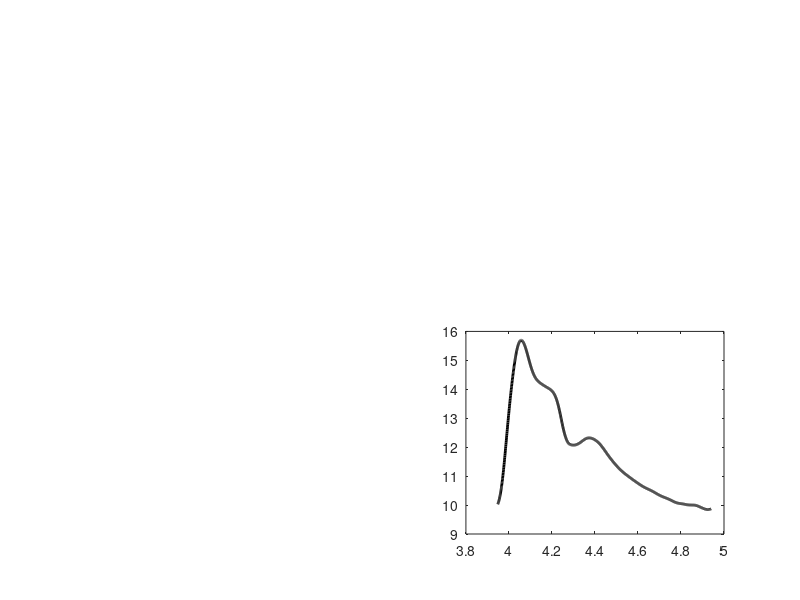

MATLAB code to generate this figure:
A24=[0	10.027308	;
0.000776	10.040823	;
0.001552	10.055536	;
0.002327	10.071452	;
0.003103	10.088573	;
0.003879	10.106905	;
0.004655	10.126452	;
0.00543	10.147218	;
0.006206	10.169206	;
0.006982	10.192422	;
0.007758	10.216869	;
0.008533	10.242552	;
0.009309	10.269474	;
0.010085	10.297641	;
0.010861	10.327055	;
0.011636	10.357721	;
0.012412	10.389644	;
0.013188	10.422828	;
0.013964	10.457276	;
0.014739	10.492993	;
0.015515	10.529983	;
0.016291	10.56825	;
0.017067	10.607789	;
0.017842	10.648597	;
0.018618	10.690668	;
0.019394	10.733997	;
0.02017	10.778578	;
0.020945	10.824407	;
0.021721	10.871478	;
0.022497	10.919786	;
0.023273	10.969326	;
0.024048	11.020089	;
0.024824	11.072042	;
0.0256	11.125137	;
0.026376	11.17933	;
0.027151	11.234574	;
0.027927	11.290823	;
0.028703	11.34803	;
0.029479	11.406151	;
0.030254	11.465138	;
0.03103	11.524946	;
0.031806	11.585527	;
0.032582	11.646817	;
0.033357	11.708744	;
0.034133	11.771234	;
0.034909	11.834214	;
0.035685	11.897612	;
0.03646	11.961354	;
0.037236	12.025368	;
0.038012	12.089581	;
0.038788	12.15392	;
0.039563	12.218312	;
0.040339	12.282702	;
0.041115	12.347043	;
0.041891	12.411289	;
0.042666	12.475395	;
0.043442	12.539314	;
0.044218	12.603001	;
0.044994	12.666409	;
0.045769	12.729492	;
0.046545	12.792205	;
0.047321	12.854503	;
0.048097	12.916362	;
0.048872	12.977776	;
0.049648	13.03874	;
0.050424	13.099249	;
0.0512	13.159296	;
0.051975	13.218875	;
0.052751	13.277983	;
0.053527	13.336612	;
0.054303	13.394758	;
0.055078	13.452414	;
0.055854	13.509573	;
0.05663	13.566225	;
0.057406	13.622359	;
0.058181	13.677966	;
0.058957	13.733036	;
0.059733	13.787558	;
0.060509	13.841523	;
0.061284	13.89492	;
0.06206	13.947739	;
0.062836	13.99997	;
0.063612	14.051608	;
0.064387	14.10265	;
0.065163	14.153097	;
0.065939	14.202946	;
0.066715	14.252196	;
0.06749	14.300847	;
0.068266	14.348898	;
0.069042	14.396347	;
0.069818	14.443193	;
0.070593	14.489435	;
0.071369	14.535063	;
0.072145	14.580052	;
0.072921	14.624378	;
0.073696	14.668017	;
0.074472	14.710943	;
0.075248	14.753132	;
0.076024	14.794559	;
0.0768	14.835199	;
0.077575	14.875028	;
0.078351	14.914021	;
0.079127	14.95216	;
0.079903	14.989438	;
0.080678	15.025849	;
0.081454	15.061387	;
0.08223	15.096048	;
0.083006	15.129824	;
0.083781	15.162711	;
0.084557	15.194702	;
0.085333	15.225791	;
0.086109	15.255974	;
0.086884	15.285241	;
0.08766	15.313578	;
0.088436	15.340971	;
0.089212	15.367404	;
0.089987	15.392863	;
0.090763	15.417332	;
0.091539	15.440797	;
0.092315	15.463243	;
0.09309	15.484655	;
0.093866	15.505018	;
0.094642	15.524323	;
0.095418	15.542574	;
0.096193	15.559777	;
0.096969	15.57594	;
0.097745	15.591069	;
0.098521	15.60517	;
0.099296	15.618249	;
0.100072	15.630315	;
0.100848	15.641372	;
0.101624	15.651429	;
0.102399	15.660489	;
0.103175	15.668554	;
0.103951	15.675625	;
0.104727	15.681701	;
0.105502	15.686783	;
0.106278	15.690872	;
0.107054	15.693967	;
0.10783	15.69607	;
0.108605	15.697179	;
0.109381	15.697297	;
0.110157	15.696427	;
0.110933	15.694593	;
0.111708	15.691822	;
0.112484	15.688142	;
0.11326	15.683579	;
0.114036	15.678162	;
0.114811	15.671917	;
0.115587	15.664871	;
0.116363	15.657054	;
0.117139	15.64849	;
0.117914	15.639207	;
0.11869	15.629227	;
0.119466	15.618567	;
0.120242	15.607249	;
0.121017	15.59529	;
0.121793	15.582712	;
0.122569	15.569533	;
0.123345	15.555773	;
0.12412	15.541452	;
0.124896	15.526589	;
0.125672	15.511203	;
0.126448	15.495315	;
0.127223	15.478943	;
0.127999	15.462109	;
0.128775	15.444832	;
0.129551	15.427132	;
0.130326	15.409029	;
0.131102	15.390542	;
0.131878	15.371692	;
0.132654	15.352498	;
0.133429	15.332981	;
0.134205	15.313165	;
0.134981	15.293077	;
0.135757	15.272743	;
0.136532	15.252189	;
0.137308	15.231442	;
0.138084	15.210527	;
0.13886	15.189472	;
0.139635	15.168302	;
0.140411	15.147043	;
0.141187	15.125723	;
0.141963	15.104364	;
0.142738	15.082992	;
0.143514	15.06163	;
0.14429	15.040302	;
0.145066	15.019031	;
0.145841	14.997842	;
0.146617	14.976758	;
0.147393	14.955803	;
0.148169	14.935	;
0.148944	14.914374	;
0.14972	14.893943	;
0.150496	14.873722	;
0.151272	14.853727	;
0.152047	14.833975	;
0.152823	14.814479	;
0.153599	14.795257	;
0.154375	14.776323	;
0.155151	14.757694	;
0.155926	14.739385	;
0.156702	14.72141	;
0.157478	14.703777	;
0.158254	14.686486	;
0.159029	14.669537	;
0.159805	14.65293	;
0.160581	14.636663	;
0.161357	14.620739	;
0.162132	14.605155	;
0.162908	14.589913	;
0.163684	14.575011	;
0.16446	14.560451	;
0.165235	14.546234	;
0.166011	14.532365	;
0.166787	14.518847	;
0.167563	14.505686	;
0.168338	14.492885	;
0.169114	14.48045	;
0.16989	14.468384	;
0.170666	14.456691	;
0.171441	14.445377	;
0.172217	14.434445	;
0.172993	14.423892	;
0.173769	14.413704	;
0.174544	14.403868	;
0.17532	14.39437	;
0.176096	14.385198	;
0.176872	14.376337	;
0.177647	14.367773	;
0.178423	14.359495	;
0.179199	14.351487	;
0.179975	14.343737	;
0.18075	14.336232	;
0.181526	14.328964	;
0.182302	14.321922	;
0.183078	14.315099	;
0.183853	14.308485	;
0.184629	14.302071	;
0.185405	14.295848	;
0.186181	14.289806	;
0.186956	14.283937	;
0.187732	14.278231	;
0.188508	14.27268	;
0.189284	14.267275	;
0.190059	14.262006	;
0.190835	14.256866	;
0.191611	14.251846	;
0.192387	14.246935	;
0.193162	14.242127	;
0.193938	14.237412	;
0.194714	14.232781	;
0.19549	14.228225	;
0.196265	14.223738	;
0.197041	14.219316	;
0.197817	14.214957	;
0.198593	14.210657	;
0.199368	14.206415	;
0.200144	14.202227	;
0.20092	14.198091	;
0.201696	14.194004	;
0.202471	14.189963	;
0.203247	14.185965	;
0.204023	14.182009	;
0.204799	14.178089	;
0.205574	14.174202	;
0.20635	14.170345	;
0.207126	14.166512	;
0.207902	14.162702	;
0.208677	14.158909	;
0.209453	14.155129	;
0.210229	14.15136	;
0.211005	14.147596	;
0.21178	14.143836	;
0.212556	14.140082	;
0.213332	14.136335	;
0.214108	14.132598	;
0.214883	14.128874	;
0.215659	14.125165	;
0.216435	14.121474	;
0.217211	14.117803	;
0.217986	14.114155	;
0.218762	14.110531	;
0.219538	14.106935	;
0.220314	14.103369	;
0.221089	14.099833	;
0.221865	14.096331	;
0.222641	14.092863	;
0.223417	14.089432	;
0.224192	14.086039	;
0.224968	14.082686	;
0.225744	14.079375	;
0.22652	14.076107	;
0.227295	14.072883	;
0.228071	14.069691	;
0.228847	14.066518	;
0.229623	14.06335	;
0.230399	14.060174	;
0.231174	14.056977	;
0.23195	14.053745	;
0.232726	14.050464	;
0.233502	14.047121	;
0.234277	14.043702	;
0.235053	14.040196	;
0.235829	14.036604	;
0.236605	14.032932	;
0.23738	14.029183	;
0.238156	14.025365	;
0.238932	14.021482	;
0.239708	14.01754	;
0.240483	14.013543	;
0.241259	14.009497	;
0.242035	14.005407	;
0.242811	14.001277	;
0.243586	13.997096	;
0.244362	13.99285	;
0.245138	13.988523	;
0.245914	13.9841	;
0.246689	13.979565	;
0.247465	13.974902	;
0.248241	13.970097	;
0.249017	13.965133	;
0.249792	13.959996	;
0.250568	13.954669	;
0.251344	13.94914	;
0.25212	13.943392	;
0.252895	13.937414	;
0.253671	13.93119	;
0.254447	13.924706	;
0.255223	13.917949	;
0.255998	13.910904	;
0.256774	13.903559	;
0.25755	13.895897	;
0.258326	13.887906	;
0.259101	13.879571	;
0.259877	13.870878	;
0.260653	13.861811	;
0.261429	13.852356	;
0.262204	13.842498	;
0.26298	13.832223	;
0.263756	13.821515	;
0.264532	13.810361	;
0.265307	13.798745	;
0.266083	13.786653	;
0.266859	13.774076	;
0.267635	13.761008	;
0.26841	13.747443	;
0.269186	13.733377	;
0.269962	13.718803	;
0.270738	13.703716	;
0.271513	13.68811	;
0.272289	13.671981	;
0.273065	13.655322	;
0.273841	13.638129	;
0.274616	13.620398	;
0.275392	13.602132	;
0.276168	13.583332	;
0.276944	13.564	;
0.277719	13.544137	;
0.278495	13.523744	;
0.279271	13.502824	;
0.280047	13.481377	;
0.280822	13.459405	;
0.281598	13.43691	;
0.282374	13.413899	;
0.28315	13.390388	;
0.283925	13.366392	;
0.284701	13.341926	;
0.285477	13.317005	;
0.286253	13.291644	;
0.287028	13.265858	;
0.287804	13.239663	;
0.28858	13.213074	;
0.289356	13.186106	;
0.290131	13.158788	;
0.290907	13.131166	;
0.291683	13.103288	;
0.292459	13.075201	;
0.293234	13.046952	;
0.29401	13.01859	;
0.294786	12.99016	;
0.295562	12.961712	;
0.296337	12.933291	;
0.297113	12.904947	;
0.297889	12.876724	;
0.298665	12.848664	;
0.29944	12.820809	;
0.300216	12.793201	;
0.300992	12.765882	;
0.301768	12.738894	;
0.302543	12.712278	;
0.303319	12.686076	;
0.304095	12.66033	;
0.304871	12.635081	;
0.305647	12.61036	;
0.306422	12.586173	;
0.307198	12.562526	;
0.307974	12.539423	;
0.30875	12.516869	;
0.309525	12.494869	;
0.310301	12.473427	;
0.311077	12.452549	;
0.311853	12.432238	;
0.312628	12.412501	;
0.313404	12.39334	;
0.31418	12.374758	;
0.314956	12.356757	;
0.315731	12.339339	;
0.316507	12.322506	;
0.317283	12.306258	;
0.318059	12.290599	;
0.318834	12.27553	;
0.31961	12.261053	;
0.320386	12.247169	;
0.321162	12.233881	;
0.321937	12.221193	;
0.322713	12.209107	;
0.323489	12.197628	;
0.324265	12.186759	;
0.32504	12.176504	;
0.325816	12.166867	;
0.326592	12.15785	;
0.327368	12.149458	;
0.328143	12.141695	;
0.328919	12.134557	;
0.329695	12.128017	;
0.330471	12.122044	;
0.331246	12.116606	;
0.332022	12.11167	;
0.332798	12.107205	;
0.333574	12.103177	;
0.334349	12.099557	;
0.335125	12.096311	;
0.335901	12.093407	;
0.336677	12.090813	;
0.337452	12.088502	;
0.338228	12.086444	;
0.339004	12.084611	;
0.33978	12.082975	;
0.340555	12.081507	;
0.341331	12.08018	;
0.342107	12.078965	;
0.342883	12.077834	;
0.343658	12.076758	;
0.344434	12.075714	;
0.34521	12.074705	;
0.345986	12.073744	;
0.346761	12.072842	;
0.347537	12.072011	;
0.348313	12.071263	;
0.349089	12.07061	;
0.349864	12.070064	;
0.35064	12.069637	;
0.351416	12.069341	;
0.352192	12.069186	;
0.352967	12.069172	;
0.353743	12.069297	;
0.354519	12.069555	;
0.355295	12.069944	;
0.35607	12.070458	;
0.356846	12.071095	;
0.357622	12.071851	;
0.358398	12.072721	;
0.359173	12.073703	;
0.359949	12.074791	;
0.360725	12.075989	;
0.361501	12.077298	;
0.362276	12.078723	;
0.363052	12.080268	;
0.363828	12.081935	;
0.364604	12.083728	;
0.365379	12.08565	;
0.366155	12.087706	;
0.366931	12.089898	;
0.367707	12.092229	;
0.368482	12.094695	;
0.369258	12.097284	;
0.370034	12.099987	;
0.37081	12.102795	;
0.371585	12.105696	;
0.372361	12.108681	;
0.373137	12.11174	;
0.373913	12.114863	;
0.374688	12.118039	;
0.375464	12.12126	;
0.37624	12.124524	;
0.377016	12.127837	;
0.377791	12.131204	;
0.378567	12.13463	;
0.379343	12.138122	;
0.380119	12.141683	;
0.380894	12.145319	;
0.38167	12.149037	;
0.382446	12.152841	;
0.383222	12.156736	;
0.383998	12.16072	;
0.384773	12.164786	;
0.385549	12.168928	;
0.386325	12.173136	;
0.387101	12.177405	;
0.387876	12.181726	;
0.388652	12.186091	;
0.389428	12.190495	;
0.390204	12.194928	;
0.390979	12.199384	;
0.391755	12.203855	;
0.392531	12.208335	;
0.393307	12.212817	;
0.394082	12.217293	;
0.394858	12.221758	;
0.395634	12.226204	;
0.39641	12.230625	;
0.397185	12.235013	;
0.397961	12.239362	;
0.398737	12.243664	;
0.399513	12.247913	;
0.400288	12.2521	;
0.401064	12.256217	;
0.40184	12.260255	;
0.402616	12.264207	;
0.403391	12.268065	;
0.404167	12.271819	;
0.404943	12.275462	;
0.405719	12.278985	;
0.406494	12.282382	;
0.40727	12.285645	;
0.408046	12.288777	;
0.408822	12.291777	;
0.409597	12.294646	;
0.410373	12.297384	;
0.411149	12.299992	;
0.411925	12.302471	;
0.4127	12.304821	;
0.413476	12.307043	;
0.414252	12.309137	;
0.415028	12.311101	;
0.415803	12.312931	;
0.416579	12.31462	;
0.417355	12.316162	;
0.418131	12.317553	;
0.418906	12.318786	;
0.419682	12.319855	;
0.420458	12.320755	;
0.421234	12.32148	;
0.422009	12.322025	;
0.422785	12.322387	;
0.423561	12.322578	;
0.424337	12.322607	;
0.425112	12.322484	;
0.425888	12.322221	;
0.426664	12.321828	;
0.42744	12.321316	;
0.428215	12.320694	;
0.428991	12.319975	;
0.429767	12.319168	;
0.430543	12.31828	;
0.431318	12.317307	;
0.432094	12.316245	;
0.43287	12.315088	;
0.433646	12.31383	;
0.434421	12.312467	;
0.435197	12.310992	;
0.435973	12.309401	;
0.436749	12.307689	;
0.437524	12.305849	;
0.4383	12.30388	;
0.439076	12.301786	;
0.439852	12.299574	;
0.440627	12.29725	;
0.441403	12.294822	;
0.442179	12.292296	;
0.442955	12.289678	;
0.44373	12.286977	;
0.444506	12.284197	;
0.445282	12.281347	;
0.446058	12.27843	;
0.446833	12.275443	;
0.447609	12.272381	;
0.448385	12.269236	;
0.449161	12.266003	;
0.449936	12.262677	;
0.450712	12.259251	;
0.451488	12.255719	;
0.452264	12.252076	;
0.453039	12.248315	;
0.453815	12.244432	;
0.454591	12.240434	;
0.455367	12.236329	;
0.456142	12.232127	;
0.456918	12.227837	;
0.457694	12.223468	;
0.45847	12.219029	;
0.459246	12.21453	;
0.460021	12.20998	;
0.460797	12.205387	;
0.461573	12.20076	;
0.462349	12.196092	;
0.463124	12.191371	;
0.4639	12.186588	;
0.464676	12.181729	;
0.465452	12.176785	;
0.466227	12.171743	;
0.467003	12.166592	;
0.467779	12.161322	;
0.468555	12.15592	;
0.46933	12.150377	;
0.470106	12.144693	;
0.470882	12.138871	;
0.471658	12.132918	;
0.472433	12.126836	;
0.473209	12.120632	;
0.473985	12.114309	;
0.474761	12.107873	;
0.475536	12.101327	;
0.476312	12.094677	;
0.477088	12.087928	;
0.477864	12.081083	;
0.478639	12.074148	;
0.479415	12.067126	;
0.480191	12.060023	;
0.480967	12.052842	;
0.481742	12.045588	;
0.482518	12.038266	;
0.483294	12.030879	;
0.48407	12.023433	;
0.484845	12.015932	;
0.485621	12.008377	;
0.486397	12.000771	;
0.487173	11.993114	;
0.487948	11.985407	;
0.488724	11.977652	;
0.4895	11.969849	;
0.490276	11.962001	;
0.491051	11.954106	;
0.491827	11.946168	;
0.492603	11.938187	;
0.493379	11.930165	;
0.494154	11.922106	;
0.49493	11.914011	;
0.495706	11.905885	;
0.496482	11.897729	;
0.497257	11.889547	;
0.498033	11.881342	;
0.498809	11.873116	;
0.499585	11.864873	;
0.50036	11.856615	;
0.501136	11.848345	;
0.501912	11.840067	;
0.502688	11.831782	;
0.503463	11.823494	;
0.504239	11.815207	;
0.505015	11.806922	;
0.505791	11.798644	;
0.506566	11.790375	;
0.507342	11.782118	;
0.508118	11.773877	;
0.508894	11.765654	;
0.509669	11.757455	;
0.510445	11.749284	;
0.511221	11.741146	;
0.511997	11.733045	;
0.512772	11.724987	;
0.513548	11.716975	;
0.514324	11.709015	;
0.5151	11.701111	;
0.515875	11.693267	;
0.516651	11.685485	;
0.517427	11.677758	;
0.518203	11.670082	;
0.518978	11.662449	;
0.519754	11.654855	;
0.52053	11.647293	;
0.521306	11.639757	;
0.522081	11.632241	;
0.522857	11.62474	;
0.523633	11.617248	;
0.524409	11.609761	;
0.525184	11.602283	;
0.52596	11.594817	;
0.526736	11.587366	;
0.527512	11.579933	;
0.528287	11.572521	;
0.529063	11.565135	;
0.529839	11.557776	;
0.530615	11.55045	;
0.53139	11.543158	;
0.532166	11.535903	;
0.532942	11.528687	;
0.533718	11.521509	;
0.534494	11.514371	;
0.535269	11.507272	;
0.536045	11.500213	;
0.536821	11.493196	;
0.537597	11.486219	;
0.538372	11.479285	;
0.539148	11.472392	;
0.539924	11.465542	;
0.5407	11.458728	;
0.541475	11.451945	;
0.542251	11.445189	;
0.543027	11.438452	;
0.543803	11.431731	;
0.544578	11.425019	;
0.545354	11.418312	;
0.54613	11.411603	;
0.546906	11.404887	;
0.547681	11.398162	;
0.548457	11.39143	;
0.549233	11.384698	;
0.550009	11.377971	;
0.550784	11.371255	;
0.55156	11.364555	;
0.552336	11.357877	;
0.553112	11.351226	;
0.553887	11.344608	;
0.554663	11.338028	;
0.555439	11.331492	;
0.556215	11.325003	;
0.55699	11.318563	;
0.557766	11.312176	;
0.558542	11.305844	;
0.559318	11.299571	;
0.560093	11.293358	;
0.560869	11.287209	;
0.561645	11.281127	;
0.562421	11.275114	;
0.563196	11.269172	;
0.563972	11.263298	;
0.564748	11.257487	;
0.565524	11.251733	;
0.566299	11.246032	;
0.567075	11.240378	;
0.567851	11.234767	;
0.568627	11.229194	;
0.569402	11.223652	;
0.570178	11.218138	;
0.570954	11.212648	;
0.57173	11.207183	;
0.572505	11.20175	;
0.573281	11.196355	;
0.574057	11.191002	;
0.574833	11.185699	;
0.575608	11.18045	;
0.576384	11.175261	;
0.57716	11.170138	;
0.577936	11.165087	;
0.578711	11.160112	;
0.579487	11.155207	;
0.580263	11.150364	;
0.581039	11.145572	;
0.581814	11.140822	;
0.58259	11.136103	;
0.583366	11.131406	;
0.584142	11.126721	;
0.584917	11.122038	;
0.585693	11.117348	;
0.586469	11.112641	;
0.587245	11.107919	;
0.58802	11.103186	;
0.588796	11.098451	;
0.589572	11.093718	;
0.590348	11.088994	;
0.591123	11.084285	;
0.591899	11.079598	;
0.592675	11.074938	;
0.593451	11.070312	;
0.594226	11.065725	;
0.595002	11.061179	;
0.595778	11.056668	;
0.596554	11.052192	;
0.597329	11.047745	;
0.598105	11.043326	;
0.598881	11.03893	;
0.599657	11.034555	;
0.600432	11.030197	;
0.601208	11.025854	;
0.601984	11.021521	;
0.60276	11.017197	;
0.603535	11.012882	;
0.604311	11.008573	;
0.605087	11.00427	;
0.605863	10.999971	;
0.606638	10.995676	;
0.607414	10.991383	;
0.60819	10.987091	;
0.608966	10.982799	;
0.609741	10.978506	;
0.610517	10.974211	;
0.611293	10.969914	;
0.612069	10.965616	;
0.612845	10.961315	;
0.61362	10.957012	;
0.614396	10.952707	;
0.615172	10.9484	;
0.615948	10.944091	;
0.616723	10.93978	;
0.617499	10.935466	;
0.618275	10.93115	;
0.619051	10.926834	;
0.619826	10.922519	;
0.620602	10.918206	;
0.621378	10.913897	;
0.622154	10.909593	;
0.622929	10.905295	;
0.623705	10.901006	;
0.624481	10.896725	;
0.625257	10.892455	;
0.626032	10.888197	;
0.626808	10.883954	;
0.627584	10.879728	;
0.62836	10.875522	;
0.629135	10.871338	;
0.629911	10.867178	;
0.630687	10.863045	;
0.631463	10.85894	;
0.632238	10.854868	;
0.633014	10.850829	;
0.63379	10.846824	;
0.634566	10.842844	;
0.635341	10.838884	;
0.636117	10.834937	;
0.636893	10.830994	;
0.637669	10.82705	;
0.638444	10.823096	;
0.63922	10.819126	;
0.639996	10.815134	;
0.640772	10.811111	;
0.641547	10.807055	;
0.642323	10.802971	;
0.643099	10.798866	;
0.643875	10.794745	;
0.64465	10.790616	;
0.645426	10.786484	;
0.646202	10.782357	;
0.646978	10.778239	;
0.647753	10.774138	;
0.648529	10.770059	;
0.649305	10.766007	;
0.650081	10.761981	;
0.650856	10.757976	;
0.651632	10.753992	;
0.652408	10.750025	;
0.653184	10.746073	;
0.653959	10.742133	;
0.654735	10.738203	;
0.655511	10.73428	;
0.656287	10.730362	;
0.657062	10.726448	;
0.657838	10.72254	;
0.658614	10.718643	;
0.65939	10.71476	;
0.660165	10.710896	;
0.660941	10.707053	;
0.661717	10.703236	;
0.662493	10.699449	;
0.663268	10.695695	;
0.664044	10.691978	;
0.66482	10.6883	;
0.665596	10.684659	;
0.666371	10.681048	;
0.667147	10.677463	;
0.667923	10.6739	;
0.668699	10.670353	;
0.669474	10.666818	;
0.67025	10.66329	;
0.671026	10.659764	;
0.671802	10.656235	;
0.672577	10.652701	;
0.673353	10.649166	;
0.674129	10.645638	;
0.674905	10.642125	;
0.67568	10.638635	;
0.676456	10.635174	;
0.677232	10.631751	;
0.678008	10.628374	;
0.678783	10.625049	;
0.679559	10.621785	;
0.680335	10.618587	;
0.681111	10.615454	;
0.681886	10.612378	;
0.682662	10.609353	;
0.683438	10.606374	;
0.684214	10.603434	;
0.684989	10.600528	;
0.685765	10.597648	;
0.686541	10.59479	;
0.687317	10.591946	;
0.688093	10.589111	;
0.688868	10.586285	;
0.689644	10.583468	;
0.69042	10.580662	;
0.691196	10.577868	;
0.691971	10.575087	;
0.692747	10.57232	;
0.693523	10.569568	;
0.694299	10.566833	;
0.695074	10.564116	;
0.69585	10.561417	;
0.696626	10.558736	;
0.697402	10.556071	;
0.698177	10.553417	;
0.698953	10.550774	;
0.699729	10.548138	;
0.700505	10.545507	;
0.70128	10.542879	;
0.702056	10.54025	;
0.702832	10.537618	;
0.703608	10.534981	;
0.704383	10.532336	;
0.705159	10.52968	;
0.705935	10.527011	;
0.706711	10.524325	;
0.707486	10.52162	;
0.708262	10.518893	;
0.709038	10.516141	;
0.709814	10.513362	;
0.710589	10.510553	;
0.711365	10.507712	;
0.712141	10.504837	;
0.712917	10.501931	;
0.713692	10.498996	;
0.714468	10.496034	;
0.715244	10.493046	;
0.71602	10.490033	;
0.716795	10.486998	;
0.717571	10.483943	;
0.718347	10.480869	;
0.719123	10.477778	;
0.719898	10.474671	;
0.720674	10.471547	;
0.72145	10.468406	;
0.722226	10.465248	;
0.723001	10.462071	;
0.723777	10.458876	;
0.724553	10.455663	;
0.725329	10.45243	;
0.726104	10.449177	;
0.72688	10.445905	;
0.727656	10.442612	;
0.728432	10.439299	;
0.729207	10.435965	;
0.729983	10.432611	;
0.730759	10.429236	;
0.731535	10.425841	;
0.73231	10.422424	;
0.733086	10.418987	;
0.733862	10.415529	;
0.734638	10.41205	;
0.735413	10.408554	;
0.736189	10.405048	;
0.736965	10.401541	;
0.737741	10.398042	;
0.738516	10.39456	;
0.739292	10.391102	;
0.740068	10.387679	;
0.740844	10.384297	;
0.741619	10.380966	;
0.742395	10.377694	;
0.743171	10.374484	;
0.743947	10.371331	;
0.744722	10.368227	;
0.745498	10.365166	;
0.746274	10.362142	;
0.74705	10.359146	;
0.747825	10.356173	;
0.748601	10.353216	;
0.749377	10.350268	;
0.750153	10.347321	;
0.750928	10.344374	;
0.751704	10.341426	;
0.75248	10.338483	;
0.753256	10.335545	;
0.754031	10.332618	;
0.754807	10.329702	;
0.755583	10.326802	;
0.756359	10.323919	;
0.757134	10.321058	;
0.75791	10.318221	;
0.758686	10.31541	;
0.759462	10.312629	;
0.760237	10.30988	;
0.761013	10.307167	;
0.761789	10.304492	;
0.762565	10.301859	;
0.763341	10.29927	;
0.764116	10.296728	;
0.764892	10.294236	;
0.765668	10.291798	;
0.766444	10.289414	;
0.767219	10.287079	;
0.767995	10.284785	;
0.768771	10.282525	;
0.769547	10.280294	;
0.770322	10.278083	;
0.771098	10.275886	;
0.771874	10.273697	;
0.77265	10.271507	;
0.773425	10.26931	;
0.774201	10.267101	;
0.774977	10.264879	;
0.775753	10.262646	;
0.776528	10.260403	;
0.777304	10.258151	;
0.77808	10.255892	;
0.778856	10.253626	;
0.779631	10.251355	;
0.780407	10.24908	;
0.781183	10.246803	;
0.781959	10.244524	;
0.782734	10.242242	;
0.78351	10.239955	;
0.784286	10.237661	;
0.785062	10.235358	;
0.785837	10.233044	;
0.786613	10.230717	;
0.787389	10.228375	;
0.788165	10.226015	;
0.78894	10.223637	;
0.789716	10.221237	;
0.790492	10.218816	;
0.791268	10.216371	;
0.792043	10.213901	;
0.792819	10.211407	;
0.793595	10.208885	;
0.794371	10.206337	;
0.795146	10.20376	;
0.795922	10.201154	;
0.796698	10.198517	;
0.797474	10.195848	;
0.798249	10.19315	;
0.799025	10.190424	;
0.799801	10.187673	;
0.800577	10.184898	;
0.801352	10.182102	;
0.802128	10.179288	;
0.802904	10.176457	;
0.80368	10.173612	;
0.804455	10.170754	;
0.805231	10.167887	;
0.806007	10.165011	;
0.806783	10.162126	;
0.807558	10.159231	;
0.808334	10.156326	;
0.80911	10.153412	;
0.809886	10.150488	;
0.810661	10.147554	;
0.811437	10.14461	;
0.812213	10.141656	;
0.812989	10.138692	;
0.813764	10.135722	;
0.81454	10.132751	;
0.815316	10.129787	;
0.816092	10.126834	;
0.816867	10.123899	;
0.817643	10.120988	;
0.818419	10.118108	;
0.819195	10.115263	;
0.81997	10.112461	;
0.820746	10.109707	;
0.821522	10.107006	;
0.822298	10.10436	;
0.823073	10.101774	;
0.823849	10.099251	;
0.824625	10.096794	;
0.825401	10.094406	;
0.826176	10.09209	;
0.826952	10.08985	;
0.827728	10.087688	;
0.828504	10.085609	;
0.829279	10.083611	;
0.830055	10.081691	;
0.830831	10.079846	;
0.831607	10.078072	;
0.832382	10.076366	;
0.833158	10.074723	;
0.833934	10.073142	;
0.83471	10.071617	;
0.835485	10.070147	;
0.836261	10.068727	;
0.837037	10.067355	;
0.837813	10.06603	;
0.838588	10.064752	;
0.839364	10.063518	;
0.84014	10.062327	;
0.840916	10.061179	;
0.841692	10.060073	;
0.842467	10.059006	;
0.843243	10.057978	;
0.844019	10.056988	;
0.844795	10.056034	;
0.84557	10.055111	;
0.846346	10.054217	;
0.847122	10.053348	;
0.847898	10.052499	;
0.848673	10.051668	;
0.849449	10.050851	;
0.850225	10.050045	;
0.851001	10.049245	;
0.851776	10.048448	;
0.852552	10.047652	;
0.853328	10.046857	;
0.854104	10.046062	;
0.854879	10.045267	;
0.855655	10.044472	;
0.856431	10.043678	;
0.857207	10.042884	;
0.857982	10.042089	;
0.858758	10.041295	;
0.859534	10.0405	;
0.86031	10.039703	;
0.861085	10.038895	;
0.861861	10.03807	;
0.862637	10.037219	;
0.863413	10.036336	;
0.864188	10.035411	;
0.864964	10.034437	;
0.86574	10.033407	;
0.866516	10.032312	;
0.867291	10.031145	;
0.868067	10.029904	;
0.868843	10.028597	;
0.869619	10.027237	;
0.870394	10.025835	;
0.87117	10.024403	;
0.871946	10.022952	;
0.872722	10.021495	;
0.873497	10.020042	;
0.874273	10.018605	;
0.875049	10.017196	;
0.875825	10.015826	;
0.8766	10.014502	;
0.877376	10.013235	;
0.878152	10.01203	;
0.878928	10.010898	;
0.879703	10.009847	;
0.880479	10.008884	;
0.881255	10.008018	;
0.882031	10.007257	;
0.882806	10.00661	;
0.883582	10.006082	;
0.884358	10.005658	;
0.885134	10.005322	;
0.885909	10.005056	;
0.886685	10.004843	;
0.887461	10.004664	;
0.888237	10.004503	;
0.889012	10.004342	;
0.889788	10.004164	;
0.890564	10.00395	;
0.89134	10.003688	;
0.892115	10.003381	;
0.892891	10.003042	;
0.893667	10.00268	;
0.894443	10.002307	;
0.895218	10.001933	;
0.895994	10.001569	;
0.89677	10.001227	;
0.897546	10.000917	;
0.898321	10.00065	;
0.899097	10.000434	;
0.899873	10.000268	;
0.900649	10.000145	;
0.901424	10.000058	;
0.9022	10.000002	;
0.902976	9.999969	;
0.903752	9.999955	;
0.904527	9.999951	;
0.905303	9.999953	;
0.906079	9.999953	;
0.906855	9.999946	;
0.90763	9.999926	;
0.908406	9.999889	;
0.909182	9.999829	;
0.909958	9.999741	;
0.910733	9.999621	;
0.911509	9.999462	;
0.912285	9.99926	;
0.913061	9.99901	;
0.913836	9.998706	;
0.914612	9.998344	;
0.915388	9.997912	;
0.916164	9.997399	;
0.91694	9.996792	;
0.917715	9.99608	;
0.918491	9.995248	;
0.919267	9.994286	;
0.920043	9.993181	;
0.920818	9.99192	;
0.921594	9.990491	;
0.92237	9.988884	;
0.923146	9.987104	;
0.923921	9.985171	;
0.924697	9.983104	;
0.925473	9.980922	;
0.926249	9.978645	;
0.927024	9.976293	;
0.9278	9.973883	;
0.928576	9.971436	;
0.929352	9.968972	;
0.930127	9.966508	;
0.930903	9.964052	;
0.931679	9.961604	;
0.932455	9.95916	;
0.93323	9.956718	;
0.934006	9.954276	;
0.934782	9.951832	;
0.935558	9.949384	;
0.936333	9.946929	;
0.937109	9.944465	;
0.937885	9.94199	;
0.938661	9.939501	;
0.939436	9.936996	;
0.940212	9.934471	;
0.940988	9.931924	;
0.941764	9.929352	;
0.942539	9.926754	;
0.943315	9.924126	;
0.944091	9.921467	;
0.944867	9.918772	;
0.945642	9.916041	;
0.946418	9.913279	;
0.947194	9.910504	;
0.94797	9.907731	;
0.948745	9.904978	;
0.949521	9.902259	;
0.950297	9.899592	;
0.951073	9.896993	;
0.951848	9.894478	;
0.952624	9.892064	;
0.9534	9.889767	;
0.954176	9.887583	;
0.954951	9.885486	;
0.955727	9.883449	;
0.956503	9.881443	;
0.957279	9.879441	;
0.958054	9.877416	;
0.95883	9.875339	;
0.959606	9.873182	;
0.960382	9.870919	;
0.961157	9.868522	;
0.961933	9.865993	;
0.962709	9.86338	;
0.963485	9.860736	;
0.96426	9.85811	;
0.965036	9.855556	;
0.965812	9.853124	;
0.966588	9.850865	;
0.967363	9.848832	;
0.968139	9.847075	;
0.968915	9.845646	;
0.969691	9.844566	;
0.970466	9.8438	;
0.971242	9.843306	;
0.972018	9.843044	;
0.972794	9.842973	;
0.973569	9.843052	;
0.974345	9.843239	;
0.975121	9.843494	;
0.975897	9.843775	;
0.976672	9.844042	;
0.977448	9.844272	;
0.978224	9.844486	;
0.979	9.84471	;
0.979775	9.844971	;
0.980551	9.845295	;
0.981327	9.845709	;
0.982103	9.846239	;
0.982878	9.846912	;
0.983654	9.847755	;
0.98443	9.848793	;
0.985206	9.850049	;
0.985981	9.851529	;
0.986757	9.85324	;
0.987533	9.855187	;
0.988309	9.857375	;
0.989084	9.859809	;
0.98986	9.862495	;
0.990636	9.865439	;
0.991412	9.868646	;
0.992188	9.872122	;]
        figure(52)
        subplot(2,2,4)
        plot(A24(:,1)+4*0.987, A24(:,2),'k','Linewidth',2); 
        grid off 
        hold on